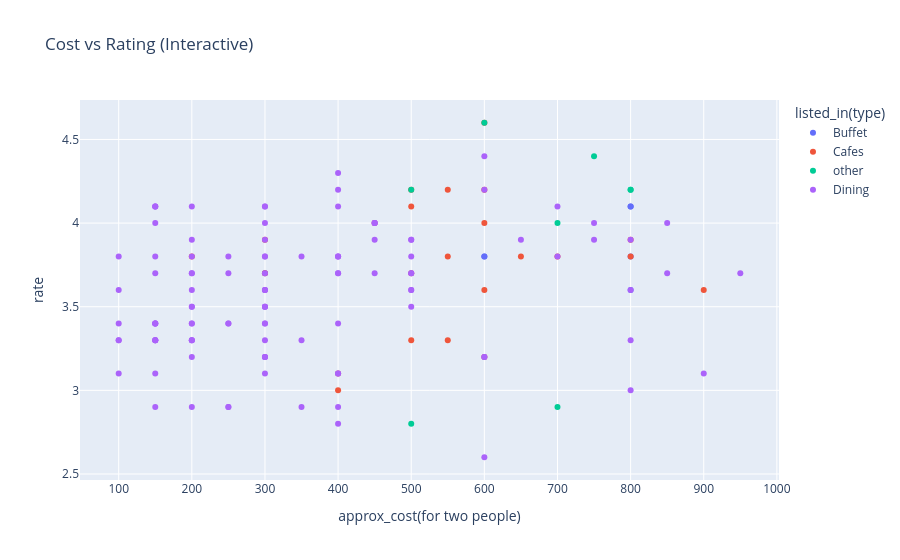

Source (notebook cell):
### Code cell
import plotly.express as px

fig = px.scatter(
    df,
    x='approx_cost(for two people)',
    y='rate',
    color='listed_in(type)',
    title='Cost vs Rating (Interactive)'
)

fig.show()

### Figure 1 — Plotly figure (JSON) as saved in the notebook; plotly's stock layout.template omitted (floating-point values rounded to 4 significant figures)
{"data": [{"hovertemplate": "listed_in(type)=Buffet<br>approx_cost(for two people)=%{x}<br>rate=%{y}<extra></extra>", "legendgroup": "Buffet", "marker": {"color": "#636efa", "symbol": "circle"}, "mode": "markers", "name": "Buffet", "orientation": "v", "showlegend": true, "type": "scatter", "x": [800, 800, 800, 300, 600, 600, 800], "xaxis": "x", "y": [4.1, 4.1, 3.8, 3.7, 3.8, 3.8, 3.6], "yaxis": "y"}, {"hovertemplate": "listed_in(type)=Cafes<br>approx_cost(for two people)=%{x}<br>rate=%{y}<extra></extra>", "legendgroup": "Cafes", "marker": {"color": "#EF553B", "symbol": "circle"}, "mode": "markers", "name": "Cafes", "orientation": "v", "showlegend": true, "type": "scatter", "x": [600, 550, 500, 600, 500, 450, 800, 650, 800, 700, 300, 400, 400, 500, 900, 600, 300, 600, 200, 500, 550, 550, 600], "xaxis": "x", "y": [4.6, 4.2, 4.1, 4.2, 4.2, 4.0, 3.8, 3.8, 3.9, 3.8, 3.9, 3.1, 3.0, 3.7, 3.6, 3.6, 3.7, 3.2, 3.8, 3.3, 3.3, 3.8, 4.0], "yaxis": "y"}, {"hovertemplate": "listed_in(type)=other<br>approx_cost(for two people)=%{x}<br>rate=%{y}<extra></extra>", "legendgroup": "other", "marker": {"color": "#00cc96", "symbol": "circle"}, "mode": "markers", "name": "other", "orientation": "v", "showlegend": true, "type": "scatter", "x": [700, 500, 500, 750, 600, 800, 800, 700], "xaxis": "x", "y": [4.0, 2.8, 4.2, 4.4, 4.6, 4.2, 4.2, 2.9], "yaxis": "y"}, {"hovertemplate": "listed_in(type)=Dining<br>approx_cost(for two people)=%{x}<br>rate=%{y}<extra></extra>", "legendgroup": "Dining", "marker": {"color": "#ab63fa", "symbol": "circle"}, "mode": "markers", "name": "Dining", "orientation": "v", "showlegend": true, "type": "scatter", "x": [500, 750, 650, 400, 600, 150, 200, 300, 500, 800, 400, 300, 450, 850, 300, 450, 150, 400, 750, 450, 450, 300, 200, 400, 800, 150, 850, 150, 400, 100, 700, 300, 600, 500, 300, 150, 300, 500, 150, 300, 500, 350, 500, 400, 200, 700, 100, 300, 600, 200, 500, 250, 500, 400, 200, 300, 600, 800, 250, 950, 300, 400, 300, 200, 300, 400, 600, 300, 300, 250, 300, 300, 200, 150, 400, 150, 300, 200, 150, 150, 250, 900, 300, 200, 100, 200, 200, 400, 350, 100, 150, 150, 200, 100, 400, 200, 150, 400, 150, 250, 250, 150, 200, 350, 300, 100, 150, 450, 800, 200], "xaxis": "x", "y": [3.9, 3.9, 3.9, 2.8, 4.2, 4.0, 3.8, 3.9, 3.9, 3.9, 3.8, 3.6, 4.0, 3.7, 3.1, 3.7, 4.1, 4.3, 4.0, 4.0, 3.9, 3.8, 3.6, 3.7, 3.6, 3.8, 4.0, 3.7, 4.1, 3.6, 4.1, 3.8, 3.2, 3.6, 4.1, 4.1, 3.6, 3.6, 4.1, 3.6, 3.7, 3.8, 3.8, 4.2, 3.5, 3.8, 3.8, 4.0, 4.4, 3.5, 3.5, 3.7, 3.7, 3.7, 3.7, 3.2, 2.6, 3.3, 3.8, 3.7, 3.7, 3.8, 3.5, 3.7, 3.5, 3.8, 3.2, 3.5, 3.4, 3.4, 3.2, 3.2, 3.2, 3.1, 3.4, 3.4, 3.4, 3.4, 3.4, 3.4, 3.4, 3.1, 4.1, 3.3, 3.1, 3.3, 2.9, 2.9, 2.9, 3.3, 3.3, 3.4, 3.4, 3.4, 3.1, 4.1, 3.3, 3.1, 3.3, 2.9, 2.9, 2.9, 3.3, 3.3, 3.3, 3.3, 3.3, 4.0, 3.0, 3.9], "yaxis": "y"}], "layout": {"legend": {"title": {"text": "listed_in(type)"}, "tracegroupgap": 0}, "title": {"text": "Cost vs Rating (Interactive)"}, "xaxis": {"anchor": "y", "domain": [0, 1], "title": {"text": "approx_cost(for two people)"}}, "yaxis": {"anchor": "x", "domain": [0, 1], "title": {"text": "rate"}}}}
